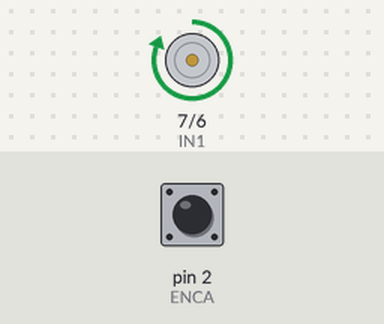
Recording of a sketch running on a simulated Arduino Uno, built with avr-gcc and run on an emulated ATmega328P. On the bench: motor-driver pin pairs drawn as motors (green arrow = first pin HIGH = forward, orange = second pin HIGH = backward, longer = more drive, scaled by the enable pin). The test bench sets the inputs (shaded band); at power-on: pin 2 (ENCA) HIGH. What the sketch prints to the serial monitor is not drawn.

Above: at 5.0 s.
At 15.0 s:
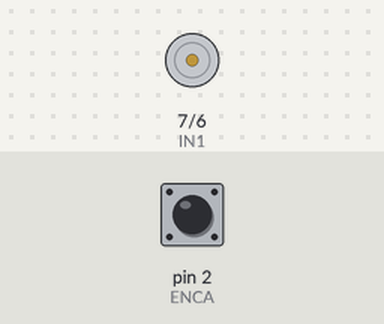
Timing chart, 0 to 26.0 s (numbered marks = the images above):
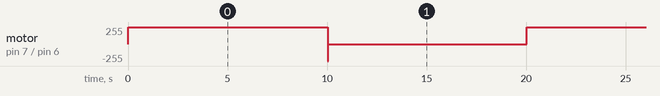

Measured:
- by itself, motor on pin 7 (IN1) / pin 6 (IN2): repeats every 20.0 s: backward 255/255 0.02 s, stopped 10.0 s, forward 255/255 10.0 s

The sketch:

DC_motor_with_encoder.ino
```cpp
/**************************************************************************
 * The PID Controller controls the position of the "DC Motor with Encoder".
 * The target position is a step function or a sinusoidal function
 **************************************************************************/

/**************************************************************************
 * Quelle: https://github.com/curiores/ArduinoTutorials/tree/main/encoderControl/part4
 * Geändert: Zeile   19/20: Kabelfarben entfernt
 *           Zeile      31: Baudrate erhöht
 *           Zeile      48: neue Zielfunktion: periodische Sprungfunktion
 *           Zeile   51/52: kp und kd erhöht
 *           Zeile      71: Korrektur: Zielgröße positiv, Rückführung negativ
 *             (die Autorin hatte die Motorleitungen verdreht angeschlossen)
 *           Zeile 102-105: Serial Output mit Doppelpunkt (für EXCEL)
 *           Zeile     106: delay() steuert die Abtastrate
 **************************************************************************/

#include <util/atomic.h> // For the ATOMIC_BLOCK macro

#define ENCA 2
#define ENCB 3
#define PWM 5
#define IN2 6
#define IN1 7

volatile int posi = 0; // specify posi as volatile: https://www.arduino.cc/reference/en/language/variables/variable-scope-qualifiers/volatile/
long prevT = 0;
float eprev = 0;
float eintegral = 0;

void setup() {
  Serial.begin(115200);
  pinMode(ENCA,INPUT);
  pinMode(ENCB,INPUT);
  attachInterrupt(digitalPinToInterrupt(ENCA),readEncoder,RISING);

  pinMode(PWM,OUTPUT);
  pinMode(IN1,OUTPUT);
  pinMode(IN2,OUTPUT);

  Serial.println("target pos");
}

void loop() {

  // set target position
  //int target = 1200;
  //int target = 250*sin(prevT/1e6);
  int target = 3000*(sin(6.28/20*prevT/1e6)>0); // period 20 seconds

  // PID constants
  float kp = 1.2;
  float kd = 0.2;
  float ki = 0.0;


  // time difference
  long currT = micros();
  float deltaT = ((float) (currT - prevT))/( 1.0e6 );
  prevT = currT;

  // Read the position in an atomic block to avoid a potential
  // misread if the interrupt coincides with this code running
  // see: https://www.arduino.cc/reference/en/language/variables/variable-scope-qualifiers/volatile/
  int pos = 0;
  ATOMIC_BLOCK(ATOMIC_RESTORESTATE) {
    pos = posi;
  }

  // error
  //int e = pos - target;
  int e = target - pos;

  // derivative
  float dedt = (e-eprev)/(deltaT);

  // integral
  eintegral = eintegral + e*deltaT;

  // control signal
  float u = kp*e + kd*dedt + ki*eintegral;

  // motor power
  float pwr = fabs(u);
  if( pwr > 255 ){
    pwr = 255;
  }

  // motor direction
  int dir = 1;
  if(u<0){
    dir = -1;
  }

  // signal the motor
  setMotor(dir,pwr,PWM,IN1,IN2);


  // store previous error
  eprev = e;

  Serial.print("target:");
  Serial.print(target);
  Serial.print(":");
  Serial.print("pos:");
  Serial.print(pos);
  Serial.println();
  delay(20); // controls the sampling rate
}

void setMotor(int dir, int pwmVal, int pwm, int in1, int in2){
  analogWrite(pwm,pwmVal);
  if(dir == 1){
    digitalWrite(in1,HIGH);
    digitalWrite(in2,LOW);
  }
  else if(dir == -1){
    digitalWrite(in1,LOW);
    digitalWrite(in2,HIGH);
  }
  else{
    digitalWrite(in1,LOW);
    digitalWrite(in2,LOW);
  }
}

void readEncoder(){
  int b = digitalRead(ENCB);
  if(b > 0){
    posi++;
  }
  else{
    posi--;
  }
}
```
